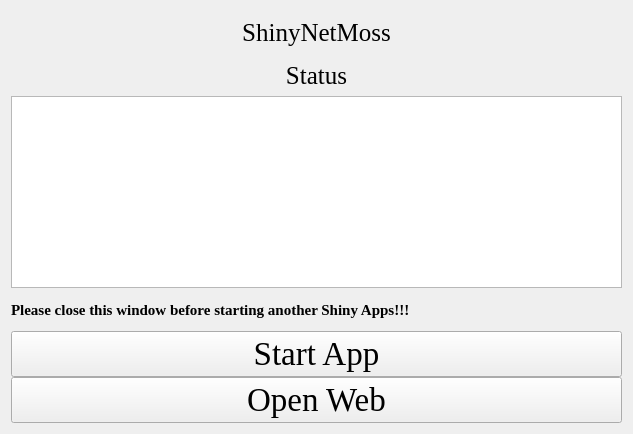
<?xml version="1.0" encoding="UTF-8"?>
<ui version="4.0">
 <class>Form</class>
 <widget class="QWidget" name="Form">
  <property name="geometry">
   <rect>
    <x>0</x>
    <y>0</y>
    <width>633</width>
    <height>434</height>
   </rect>
  </property>
  <property name="windowTitle">
   <string>Form</string>
  </property>
  <property name="styleSheet">
   <string notr="true">background-image: url(D:/tools/Pycharm/pyqt/logo/green_back.png);</string>
  </property>
  <layout class="QGridLayout" name="gridLayout_4">
   <property name="verticalSpacing">
    <number>0</number>
   </property>
   <item row="0" column="0">
    <layout class="QGridLayout" name="gridLayout_5">
     <property name="verticalSpacing">
      <number>0</number>
     </property>
     <item row="0" column="0" colspan="3">
      <widget class="QLabel" name="label">
       <property name="font">
        <font>
         <family>Times New Roman</family>
         <pointsize>19</pointsize>
        </font>
       </property>
       <property name="text">
        <string>ShinyNetMoss</string>
       </property>
       <property name="alignment">
        <set>Qt::AlignCenter</set>
       </property>
      </widget>
     </item>
     <item row="3" column="0" colspan="3">
      <widget class="QLabel" name="label_4">
       <property name="font">
        <font>
         <family>Times New Roman</family>
         <pointsize>19</pointsize>
        </font>
       </property>
       <property name="text">
        <string>Status</string>
       </property>
       <property name="alignment">
        <set>Qt::AlignCenter</set>
       </property>
      </widget>
     </item>
     <item row="5" column="0" rowspan="2" colspan="3">
      <widget class="QTextBrowser" name="textBrowser">
       <property name="styleSheet">
        <string notr="true">background-image: url(D:/Documents/Desktop/white.png)</string>
       </property>
      </widget>
     </item>
     <item row="7" column="0" colspan="3">
      <widget class="QLabel" name="label_3">
       <property name="font">
        <font>
         <family>Times New Roman</family>
         <pointsize>11</pointsize>
         <weight>75</weight>
         <bold>true</bold>
        </font>
       </property>
       <property name="text">
        <string>Please close this window before starting another Shiny Apps!!!</string>
       </property>
      </widget>
     </item>
     <item row="8" column="0" colspan="3">
      <widget class="QPushButton" name="pushButton">
       <property name="font">
        <font>
         <family>Times New Roman</family>
         <pointsize>25</pointsize>
        </font>
       </property>
       <property name="text">
        <string>Start App</string>
       </property>
      </widget>
     </item>
     <item row="9" column="0" colspan="3">
      <widget class="QPushButton" name="pushButton_2">
       <property name="font">
        <font>
         <family>Times New Roman</family>
         <pointsize>25</pointsize>
        </font>
       </property>
       <property name="text">
        <string>Open Web</string>
       </property>
      </widget>
     </item>
    </layout>
   </item>
  </layout>
 </widget>
 <resources/>
 <connections/>
</ui>
